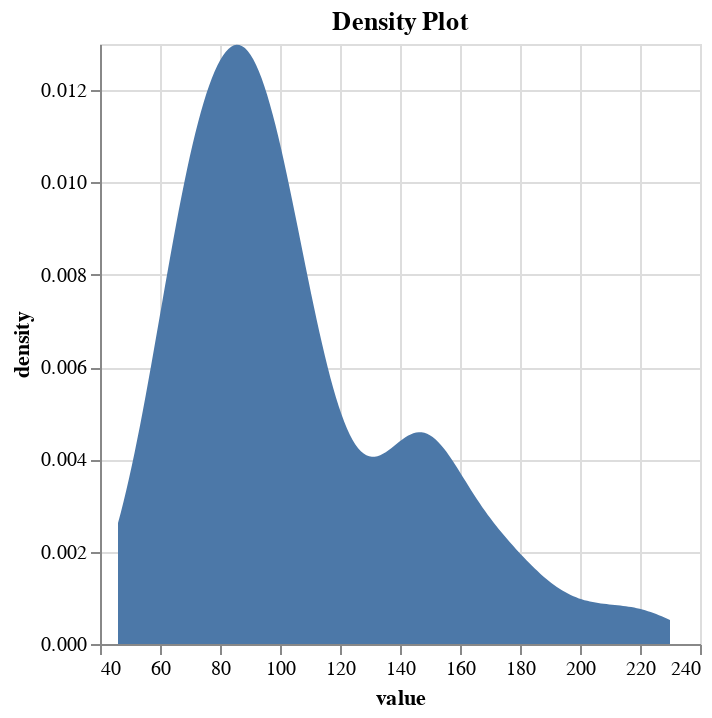

The code cell stored with this chart in its notebook:
### Markdown cell above
## Density Plot

### Code cell
@vlplot(
  data = cars,
  mark = :area, # It's an area plot
  transform = [{density = "Horsepower"}], # For counts add in : counts = true
  x = {"value:q"},
  y = {"density:q"},  # Density variable created
  title = "Density Plot"
)

### Figure 1 — Vega-Lite specification as saved in the notebook (floating-point values rounded to 4 significant figures; data arrays with more than 128 entries replaced by an {"elided": "..."} marker saying what was removed)
{"data": {"values": {"elided": "406 records"}}, "mark": "area", "transform": [{"density": "Horsepower"}], "title": "Density Plot", "encoding": {"x": {"field": "value", "type": "quantitative"}, "y": {"field": "density", "type": "quantitative"}}}
